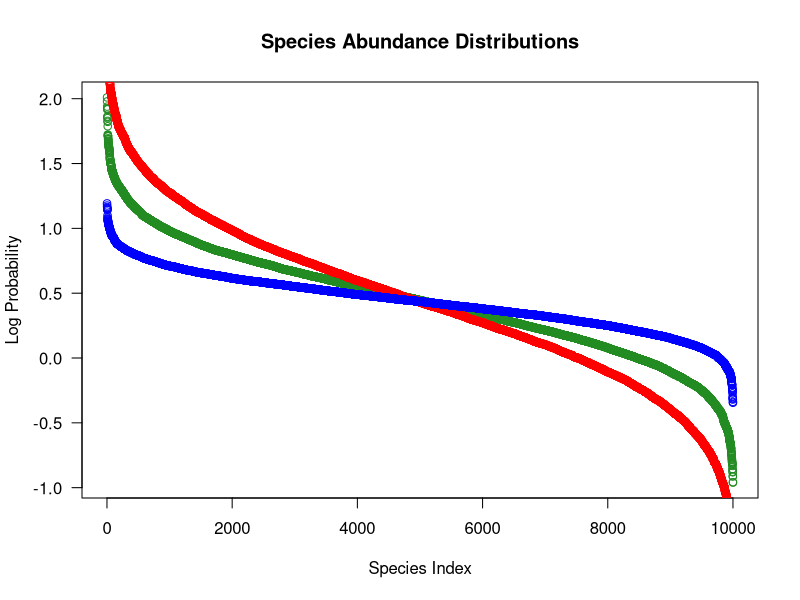

The R script that drew this image: (Note: this script raises an error after producing the figure.)
## ---- chunk 1
gamma1 <- rlnorm(n=10000, meanlog = 1, sdlog = 0.98)
gamma1 <- gamma1[rev(order(gamma1))]
gamma2 <- rlnorm(n=10000, meanlog = 1, sdlog = 1.5)
gamma2 <- gamma2[rev(order(gamma2))]
gamma3 <- rlnorm(n=10000, meanlog = 1, sdlog = 0.5)
gamma3 <- gamma3[rev(order(gamma3))]


plot(log10(gamma1), col = "forestgreen",
     main = "Species Abundance Distributions",
     xlab = "Species Index", ylab = "Log Probability",
     las = 1)
points(log10(gamma2), col = "red")
points(log10(gamma3), col = "blue")

# Define OTUs
otus <- paste("OTU", sprintf("%05d", seq(1:length(gamma1))), sep = "")

# Initiate Communities
site1 <- sample(otus, size = 100000, replace = T, prob = gamma1)
site2 <- sample(otus, size = 100000, replace = T, prob = gamma2)
site3 <- sample(otus, size = 100000, replace = T, prob = gamma3)

site1.t <- table(site1); site2.t <- table(site2); site3.t <- table(site3)

specnumber(site1.t)
specnumber(site2.t)
specnumber(site3.t)

ratio.tab <- matrix(NA, nrow = 4, ncol = 100)
rownames(ratio.tab) <- c("Null", "Uneven", "Even", "Proportion")

size.comm <- 1000000
props <- seq(size.comm/100, size.comm, 10000)

for(i in 1:length(props)){
  n <- props[i]
  # Initialize
  temp.null <- c(sample(otus, size = size.comm, replace = T, prob = gamma1))
  temp.uneven <- c(sample(otus, size = size.comm, replace = T, prob = gamma1), 
                   sample(otus, size = n, replace = T, prob = gamma2))
  temp.even <- c(sample(otus, size = size.comm, replace = T, prob = gamma1), 
                 sample(otus, size = n, replace = T, prob = gamma3))
  tab1 <- table(temp.null)
  tab2 <- table(temp.uneven)
  tab3 <- table(temp.even)

  sbys <- matrix(NA, ncol = length(otus), nrow = 5)
  colnames(sbys) <- otus
  rownames(sbys) <- c("site1", "site2", "site3",
                    "comb1", "comb2")

  for(j in 1:dim(sbys)[2]){
    if (otus[j] %in% names(tab1)){
      sbys[1, j] <- tab1[which(names(tab1) == otus[j])]
    } else {sbys[1, j] <- 0}
    
    if (otus[j] %in% names(tab2)){
      sbys[2, j] <- tab2[which(names(tab2) == otus[j])]
    } else {sbys[2, j] <- 0}
    
    if (otus[j] %in% names(tab3)){
      sbys[3, j] <- tab3[which(names(tab3) == otus[j])]
    } else {sbys[3, j] <- 0}
    
  }

  sbys[4, ] <- sbys[1, ] + sbys[2, ]
  sbys[5, ] <- sbys[1, ] + sbys[3, ]
  
  sbys2 <- rrarefy(sbys, 10000)
  
  rich <- specnumber(sbys2)
  
  ratio.tab[1, i] <- round(rich[1]/rich[1], 2)
  ratio.tab[2, i] <- round(rich[4]/rich[1], 2)
  ratio.tab[3, i] <- round(rich[5]/rich[1], 2)
  ratio.tab[4, i] <- props[i] / size.comm
  print(paste(i, " of ", dim(ratio.tab)[2], sep = ""))
}

par(mar = c(4, 4, 1, 1) + 0.5)
plot(ratio.tab[4, ], ratio.tab[1, ], type = 'n',
     xlab = "Proportion of Relic DNA",
     ylab = "Richness Ratio",
     ylim = c(0.9,1.1), las = 1)
points(ratio.tab[4, ], ratio.tab[2, ], pch = 22,bg = "gray40")
points(ratio.tab[4, ], ratio.tab[3, ], pch = 21, bg = "gray60")
abline(h=1, lty = 3, lwd = 1.5)
legend("topleft", c("Relic Less Even", "Relic More Even"), 
       pch = c(22, 21), pt.bg = c("gray40", "gray60"), bty = "n",
       cex = 0.8)
## ---- chunk 2
gamma1 <- rlnorm(n=10000, meanlog = 1, sdlog = 0.98)
gamma1 <- gamma1[rev(order(gamma1))]
gamma2 <- gamma2[(order(gamma1))]
ord1 <- rev(order(gamma3))
seqs <- seq(0, max(ord1), 100)
ord3 <- vector()
for(i in 2:length(seqs)){
  ord3 <- c(ord3, sample(seq(seqs[i - 1], seqs[i])))
}
gamma3 <- gamma3[rev(order(gamma3))]


plot(log10(gamma1), col = "forestgreen",
     main = "Species Abundance Distributions",
     xlab = "Species Index", ylab = "Log Probability",
     las = 1)
points(log10(gamma2), col = "red")
points(log10(gamma3), col = "blue")

# Define OTUs
otus <- paste("OTU", sprintf("%05d", seq(1:length(gamma1))), sep = "")

# Initiate Communities
site1 <- sample(otus, size = 100000, replace = T, prob = gamma1)
site2 <- sample(otus, size = 100000, replace = T, prob = gamma2)
site3 <- sample(otus, size = 100000, replace = T, prob = gamma3)

site1.t <- table(site1); site2.t <- table(site2); site3.t <- table(site3)

specnumber(site1.t)
specnumber(site2.t)
specnumber(site3.t)

ratio.tab <- matrix(NA, nrow = 4, ncol = 100)
rownames(ratio.tab) <- c("Null", "Uneven", "Even", "Proportion")

size.comm <- 1000000
props <- seq(size.comm/100, size.comm, 10000)

for(i in 1:length(props)){
  n <- props[i]
  # Initialize
  temp.null <- c(sample(otus, size = size.comm, replace = T, prob = gamma1))
  temp.uneven <- c(sample(otus, size = size.comm, replace = T, prob = gamma1), 
                   sample(otus, size = n, replace = T, prob = gamma2))
  temp.even <- c(sample(otus, size = size.comm, replace = T, prob = gamma1), 
                 sample(otus, size = n, replace = T, prob = gamma3))
  tab1 <- table(temp.null)
  tab2 <- table(temp.uneven)
  tab3 <- table(temp.even)

  sbys <- matrix(NA, ncol = length(otus), nrow = 5)
  colnames(sbys) <- otus
  rownames(sbys) <- c("site1", "site2", "site3",
                    "comb1", "comb2")

  for(j in 1:dim(sbys)[2]){
    if (otus[j] %in% names(tab1)){
      sbys[1, j] <- tab1[which(names(tab1) == otus[j])]
    } else {sbys[1, j] <- 0}
    
    if (otus[j] %in% names(tab2)){
      sbys[2, j] <- tab2[which(names(tab2) == otus[j])]
    } else {sbys[2, j] <- 0}
    
    if (otus[j] %in% names(tab3)){
      sbys[3, j] <- tab3[which(names(tab3) == otus[j])]
    } else {sbys[3, j] <- 0}
    
  }

  sbys[4, ] <- sbys[1, ] + sbys[2, ]
  sbys[5, ] <- sbys[1, ] + sbys[3, ]
  
  sbys2 <- rrarefy(sbys, 10000)
  
  rich <- specnumber(sbys2)
  
  ratio.tab[1, i] <- round(rich[1]/rich[1], 2)
  ratio.tab[2, i] <- round(rich[4]/rich[1], 2)
  ratio.tab[3, i] <- round(rich[5]/rich[1], 2)
  ratio.tab[4, i] <- props[i] / size.comm
  print(paste(i, " of ", dim(ratio.tab)[2], sep = ""))
}

par(mar = c(4, 4, 1, 1) + 0.5)
plot(ratio.tab[4, ], ratio.tab[1, ], type = 'n',
     xlab = "Proportion of Relic DNA",
     ylab = "Richness Ratio",
     ylim = c(0.9,1.2), las = 1)
points(ratio.tab[4, ], ratio.tab[2, ], pch = 22,bg = "gray40")
points(ratio.tab[4, ], ratio.tab[3, ], pch = 21, bg = "gray60")
abline(h=1, lty = 3, lwd = 1.5)
legend("topleft", c("Reversed SAD", "Window Randomized SAD"), 
       pch = c(22, 21), pt.bg = c("gray40", "gray60"), bty = "n",
       cex = 0.8)
## ---- chunk 3
gamma1 <- rlnorm(n=10000, meanlog = 1, sdlog = 0.98)
gamma1 <- gamma1[rev(order(gamma1))]
gamma2 <- rlnorm(n=100000, meanlog = 1, sdlog = 0.98)
gamma2 <- gamma2[rev(order(gamma2))]
gamma3 <- rlnorm(n=1000, meanlog = 1, sdlog = 0.98)
gamma3 <- gamma3[rev(order(gamma3))]


plot(log10(gamma1), col = "forestgreen",
     main = "Species Abundance Distributions",
     xlab = "Species Index", ylab = "Log Probability",
     las = 1)
points(log10(gamma2), col = "red")
points(log10(gamma3), col = "blue")

# Define OTUs
otus1 <- paste("OTU", sprintf("%05d", seq(1:length(gamma1))), sep = "")
otus2 <- paste("OTU", sprintf("%05d", seq(1:length(gamma2))), sep = "")
otus3 <- paste("OTU", sprintf("%05d", seq(1:length(gamma3))), sep = "")


# Initiate Communities
site1 <- sample(otus1, size = 100000, replace = T, prob = gamma1)
site2 <- sample(otus2, size = 100000, replace = T, prob = gamma2)
site3 <- sample(otus3, size = 100000, replace = T, prob = gamma3)

site1.t <- table(site1); site2.t <- table(site2); site3.t <- table(site3)

specnumber(site1.t)
specnumber(site2.t)
specnumber(site3.t)

ratio.tab <- matrix(NA, nrow = 4, ncol = 100)
rownames(ratio.tab) <- c("Null", "Uneven", "Even", "Proportion")

size.comm <- 1000000
props <- seq(size.comm/100, size.comm, 10000)

for(i in 1:length(props)){
  n <- props[i]
  # Initialize
  temp.null <- c(sample(otus1, size = size.comm, replace = T, prob = gamma1))
  temp.uneven <- c(sample(otus2, size = size.comm, replace = T, prob = gamma2), 
                   sample(otus2, size = n, replace = T, prob = gamma2))
  temp.even <- c(sample(otus3, size = size.comm, replace = T, prob = gamma3), 
                 sample(otus3, size = n, replace = T, prob = gamma3))
  tab1 <- table(temp.null)
  tab2 <- table(temp.uneven)
  tab3 <- table(temp.even)

  sbys <- matrix(NA, ncol = length(otus), nrow = 5)
  colnames(sbys) <- otus
  rownames(sbys) <- c("site1", "site2", "site3",
                    "comb1", "comb2")

  for(j in 1:dim(sbys)[2]){
    if (otus[j] %in% names(tab1)){
      sbys[1, j] <- tab1[which(names(tab1) == otus[j])]
    } else {sbys[1, j] <- 0}
    
    if (otus[j] %in% names(tab2)){
      sbys[2, j] <- tab2[which(names(tab2) == otus[j])]
    } else {sbys[2, j] <- 0}
    
    if (otus[j] %in% names(tab3)){
      sbys[3, j] <- tab3[which(names(tab3) == otus[j])]
    } else {sbys[3, j] <- 0}
    
  }

  sbys[4, ] <- sbys[1, ] + sbys[2, ]
  sbys[5, ] <- sbys[1, ] + sbys[3, ]
  
  sbys2 <- rrarefy(sbys, 10000)
  
  rich <- specnumber(sbys2)
  
  ratio.tab[1, i] <- round(rich[1]/rich[1], 2)
  ratio.tab[2, i] <- round(rich[4]/rich[1], 2)
  ratio.tab[3, i] <- round(rich[5]/rich[1], 2)
  ratio.tab[4, i] <- props[i] / size.comm
  print(paste(i, " of ", dim(ratio.tab)[2], sep = ""))
}

par(mar = c(4, 4, 1, 1) + 0.5)
plot(ratio.tab[4, ], ratio.tab[1, ], type = 'n',
     xlab = "Proportion of Relic DNA",
     ylab = "Richness Ratio",
     ylim = c(0.9,1.1), las = 1)
points(ratio.tab[4, ], ratio.tab[2, ], pch = 22,bg = "gray40")
points(ratio.tab[4, ], ratio.tab[3, ], pch = 21, bg = "gray60")
abline(h=1, lty = 3, lwd = 1.5)
legend("topleft", c("Relic Less Even", "Relic More Even"), 
       pch = c(22, 21), pt.bg = c("gray40", "gray60"), bty = "n",
       cex = 0.8)
## ---- chunk 4
# Create Regional Species Pool
gamma <- rlnorm(n=100000, meanlog = 1, sdlog = 0.98)
gamma <- gamma1[rev(order(gamma1))]

# Define OTUs
otus <- paste("OTU", sprintf("%05d", seq(1:length(gamma))), sep = "")

# Initiate Communitie
active <- sample(otus, size = 100000, replace = T, prob = gamma)

# Initiate Relic Pool
relic <- vector()

t <- 0

while(t < 100){
  # Store Initial Status
  len <- length(active)
  rlen <- length(relic)
  
  # Random Community Growth
  active <- c(active, active[c(sample(c(1:len), len*0.09, replace = F))])
  
  # Random Immigration from Regional
  active <- c(active, sample(otus, size = len*0.01, replace = T, prob = gamma))
  
  # Random Relic Generation
  temp <- sample(c(1:len), len*0.1, replace = F)
  relic <- c(relic, active[temp])
  active <- active[-c(temp)]
  
  # Random Relic Degradation
  if(rlen > 0){
    deg <- runif(rlen)
    #deg <- rexp(rlen)
    relic <- relic[-c(sample(c(1:rlen), rlen*0.1, replace = F, prob = deg))]
  }

  
  # Time Counter
  t <- t+1
  
  # Print N
  print(paste("N1 = ", length(active),  
              "; Nr1 = ", length(relic), sep = ""))
}


active.t <- table(active); 
relic.t <- table(relic)

sbys <- matrix(NA, ncol = length(otus), nrow = 3)
colnames(sbys) <- otus
rownames(sbys) <- c("active",
                    "relic",
                    "comb")

for(i in 1:dim(sbys)[2]){
  if (otus[i] %in% names(active.t)){
    sbys[1, i] <- active.t[which(names(active.t) == otus[i])]
  } else {sbys[1, i] <- 0}
  
  if (otus[i] %in% names(relic.t)){
    sbys[2, i] <- relic.t[which(names(relic.t) == otus[i])]
  } else {sbys[2, i] <- 0}

}

sbys[3, ] <- sbys[1, ] + sbys[2, ]

sbys2 <- rrarefy(sbys, 10000)

rich <- specnumber(sbys2)

ratio <- round(rich[3]/rich[1], 2)


rich
ratio
## ---- chunk 5
gamma1 <- rlnorm(n=10000, meanlog = 1, sdlog = 0.98)
gamma1 <- gamma1[rev(order(gamma1))]
gamma2 <- rlnorm(n=10000, meanlog = 1, sdlog = 2)
gamma2 <- gamma2[rev(order(gamma2))]
gamma3 <- rlnorm(n=10000, meanlog = 1, sdlog = 0.5)
gamma3 <- gamma3[rev(order(gamma3))]
#gamma2 <- rlnorm(n=10000, meanlog = 1, sdlog = 0.98)
#gamma2 <- gamma2

plot(log10(gamma1), col = "blue")
points(log10(gamma2), col = "red")
points(log10(gamma3), col = "forestgreen")

# Define OTUs
otus <- paste("OTU", sprintf("%05d", seq(1:length(gamma1))), sep = "")

# Initiate Communities
site1 <- sample(otus, size = 100000, replace = T, prob = gamma1)
site2 <- sample(otus, size = 100000, replace = T, prob = gamma1)
site3 <- sample(otus, size = 100000, replace = T, prob = gamma1)

# Initiate Relic Pool
relic1 <- vector()
relic2 <- vector()
relic3 <- vector()

t <- 0

while(t < 100){
  # Random Community Growth
  len1 <- length(site1)
  len2 <- length(site2)
  len3 <- length(site3)
  rlen1 <- length(relic1)
  rlen2 <- length(relic2)
  rlen3 <- length(relic3)
  site1 <- c(site1, site1[c(sample(c(1:len1), len1*0.1, replace = F))])
  site2 <- c(site2, site2[c(sample(c(1:len2), len2*0.1, replace = F))])
  site3 <- c(site3, site3[c(sample(c(1:len3), len3*0.1, replace = F))])

  # Random Relic Generation
  temp1 <- sample(c(1:len1), len1*0.1, replace = F)
  temp2 <- sample(c(1:len2), len2*0.1, replace = F)
  temp3 <- sample(c(1:len3), len3*0.1, replace = F)
  imm2 <- sample(otus, size = 10000, replace = T, prob = gamma2)
  imm3 <- sample(otus, size = 10000, replace = T, prob = gamma3)
  relic1 <- c(relic1, site1[temp1])
  relic2 <- c(relic2, site2[temp2], imm2)
  relic3 <- c(relic3, site3[temp3], imm3)
  site1 <- site1[-c(temp1)]
  site2 <- site2[-c(temp2)]
  site3 <- site3[-c(temp3)]

  # Random Relic Degradation
  if(rlen1 > 0){
    relic1 <- relic1[-c(sample(c(1:rlen1), rlen1*0.1, replace = F))]
    }
  if(rlen2 > 0){
    relic2 <- relic2[-c(sample(c(1:rlen2), rlen2*0.1, replace = F))]
    }
  if(rlen3 > 0){
    relic3 <- relic3[-c(sample(c(1:rlen3), rlen3*0.1, replace = F))]
    }

  # Time Counter
  t <- t+1
  
  # Print N
  print(paste("N1 = ", length(site1), "; N2 = ", length(site2), 
              "; Nr1 = ", length(relic1), "; Nr2 = ", length(relic2), sep = ""))
}


site1.t <- table(site1); site2.t <- table(site2); site3.t <- table(site3)
relic1.t <- table(relic1); relic2.t <- table(relic2); relic3.t <- table(relic3)

sbys <- matrix(NA, ncol = length(otus), nrow = 9)
colnames(sbys) <- otus
rownames(sbys) <- c("site1", "site2", "site3", 
                    "relic1", "relic2", "relic3",
                    "comb1", "comb2", "comb3")

for(i in 1:dim(sbys)[2]){
  if (otus[i] %in% names(site1.t)){
    sbys[1, i] <- site1.t[which(names(site1.t) == otus[i])]
  } else {sbys[1, i] <- 0}
  
  if (otus[i] %in% names(site2.t)){
    sbys[2, i] <- site2.t[which(names(site2.t) == otus[i])]
  } else {sbys[2, i] <- 0}
  
  if (otus[i] %in% names(site3.t)){
    sbys[3, i] <- site3.t[which(names(site3.t) == otus[i])]
  } else {sbys[3, i] <- 0}
  
  if (otus[i] %in% names(relic1.t)){
    sbys[4, i] <- relic1.t[which(names(relic1.t) == otus[i])]
  } else {sbys[4, i] <- 0}
  
  if (otus[i] %in% names(relic2.t)){
    sbys[5, i] <- relic2.t[which(names(relic2.t) == otus[i])]
  } else {sbys[5, i] <- 0}
  
  if (otus[i] %in% names(relic3.t)){
    sbys[6, i] <- relic3.t[which(names(relic3.t) == otus[i])]
  } else {sbys[6, i] <- 0}

}

sbys[7, ] <- sbys[1, ] + sbys[4, ]
sbys[8, ] <- sbys[2, ] + sbys[5, ]
sbys[9, ] <- sbys[3, ] + sbys[6, ]

sbys2 <- rrarefy(sbys, 10000)

rich <- specnumber(sbys2)

ratio1 <- round(rich[7]/rich[1], 2)
ratio2 <- round(rich[8]/rich[2], 2)
ratio3 <- round(rich[9]/rich[3], 2)

rich
ratio1
ratio2
ratio3
